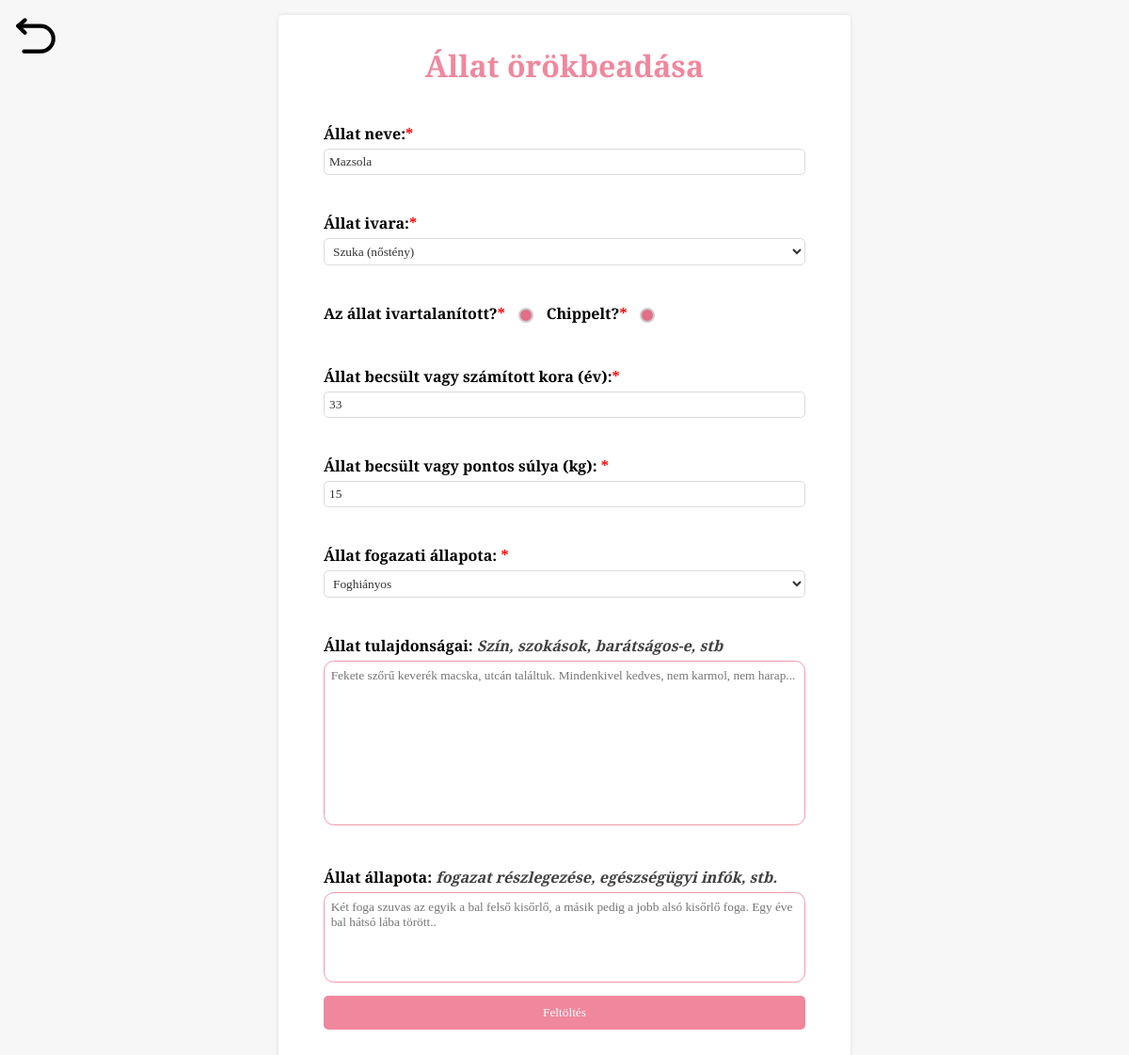
The page /allat_frissitese.php?id=1 (signed in) on the database as committed earlier.
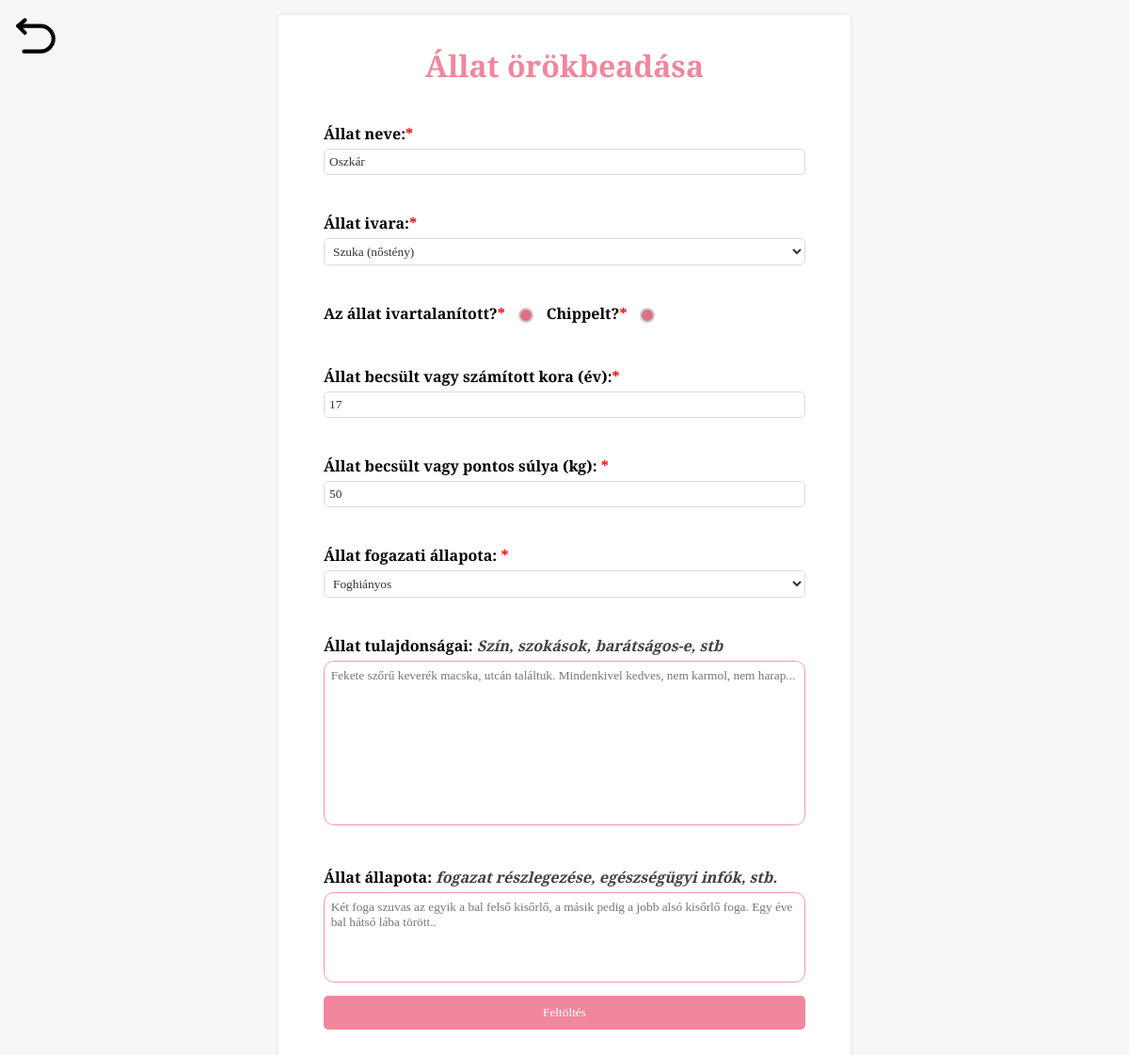
The same page on the database as committed later.
### tables this page shows
CREATE TABLE `allat` (
  `ALLAT_ID` int(11) NOT NULL,
  `NEV` varchar(20) NOT NULL,
  `ADDED_AT` datetime NOT NULL DEFAULT current_timestamp(),
  `IS_QUARANTINED` tinyint(1) NOT NULL DEFAULT 1 COMMENT 'Alaphelyzetben igaz',
  `IS_BEFOGADHATO` tinyint(1) NOT NULL DEFAULT 0 COMMENT 'Alaphelyzetben hamis',
  `IS_IVARTALAN` tinyint(1) NOT NULL DEFAULT 0 COMMENT 'Alaphelyzetben hamis',
  `IS_CHIPPED` tinyint(1) NOT NULL DEFAULT 0,
  `IVAR` varchar(5) NOT NULL COMMENT 'szuka vagy kan',
  `KOR` int(2) NOT NULL,
  `SULY` int(3) NOT NULL,
  `FOG_ALLAPOT` int(11) NOT NULL,
  `FAJ` varchar(255) NOT NULL,
  `TIPUS` varchar(256) NOT NULL,
  `IMG` varchar(256) DEFAULT NULL,
  `ALLAPOT` varchar(2000) DEFAULT 'Az állathoz nem csatoltak az állat állapotáról szöveget.',
  `TULAJDONSAGOK` varchar(2000) DEFAULT 'Az állathoz nem csatoltak az állat tulajdonságairól szöveget.',
  `EMAIL` varchar(256) NOT NULL,
  `TELEFON` varchar(15) NOT NULL,
  `BEFOGADOTT` tinyint(1) NOT NULL DEFAULT 0,
  `USER_ID` int(11) DEFAULT NULL
);

### allat_frissitese.php (the view, shortened to what this page needs)
<!DOCTYPE html>
<html lang="en">
<head>
    <link rel="stylesheet" href="https://code.cdn.mozilla.net/fonts/fira.css">
    <link rel="stylesheet" href="css/universal.css?v=<?php echo time(); ?>">
    <link rel="stylesheet" href="css/forms.css?v=<?php echo time(); ?>">
    <link rel="stylesheet" href="https://cdnjs.cloudflare.com/ajax/libs/intl-tel-input/17.0.8/css/intlTelInput.css"/>
</head>
<body>
    <a href="javascript:history.back()">
        <img style="position:absolute; top:10pt; left:10pt;" width="50" height="50" src="img/return.svg" alt="Vissza" title="Vissza">
    </a>
    <div class="container">
        <?php
        require_once("config.php");
        $url_allat_id = $_GET['id'];
        $allat = $link->query("SELECT * FROM `allat` WHERE `allat_id` = \"$url_allat_id\"");
        $mezo = $allat -> fetch_row();
        $nev = $mezo[1];
        $kor = $mezo[8];
        $suly = $mezo[9];
        $allapot = $mezo[14];
        $tulajdonsagok = $mezo[15];
        ?>
        <form id="feltoltes" method="post" class="form-container" action="" enctype="multipart/form-data">
            <h1>Állat örökbeadása</h1>
            <ul>
            <li> <label for="nev">Állat neve:<span class="star">*</span></label><input value="<?php echo $nev;?>" required type="text" name="nev" placeholder="Buksi"> </li>
            <li> <label for="ivar">Állat ivara:<span class="star">*</span></label><select required type="text" name="ivar">
                <option value="szuka" <?php if ($ivar = "kan") {echo "selected";}?>>Szuka (nőstény)</option>
                </select>
            </li>
            <li>
                <label for="ivartalan">Az állat ivartalanított?<span class="star">*</span></label> <input <?php if ($IS_IVARTALAN = "1") {echo "checked";}?> type="checkbox" name="ivartalan" id="ivartalan">
                <label for="chipped">Chippelt?<span class="star">*</span></label> <input <?php if ($IS_CHIPPED = "1") {echo "checked";}?> type="checkbox" name="chipped" id="chipped">
            </li>
            <li> <label for="kor">Állat becsült vagy számított kora (év):<span class="star">*</span></label><input required min="0" max="99" type="number" name="kor" placeholder="5" value="<?php echo $kor;?>"></li>
            <li> <label for="suly">Állat becsült vagy pontos súlya (kg): <span class="star">*</span></label><input required type="number" min="0" max="999" name="suly" placeholder="15" value="<?php echo $suly;?>"></li>
            <li title="Bővebb információt az állat állapota részben csatolj!">
                <label for="fog_allapot" >Állat fogazati állapota: <span class="star">*</span> </label>
                <select required type="choice" name="fog_allapot">
                    <option value="4" <?php if ($ivfog_allapotar = 4) {echo "selected";}?>>Foghiányos</option>
                </select>
            </li>
            <li>
                <label for="tulajdonsagok">Állat tulajdonságai: <i style="color: #111111CC;">Szín, szokások, barátságos-e, stb</i></label>
                <textarea form="feltoltes" name="tulajdonsagok" id="tulajdonsagok" cols="30" rows="10" maxlength="2000" placeholder="Fekete szőrű keverék macska, utcán találtuk. Mindenkivel kedves, nem karmol, nem harap..." value="<?php echo $tulajdonsagok;?>"></textarea>
            </li>
            <li>
                <label for="allapot">Állat állapota: <i style="color: #111111CC;">fogazat részlegezése, egészségügyi infók, stb.</i></label>
                <textarea form="feltoltes" name="allapot" id="allapot" cols="30" rows="5" maxlength="2000" placeholder="Két foga szuvas az egyik a bal felső kisőrlő, a másik pedig a jobb alsó kisőrlő foga. Egy éve bal hátsó lába törött.." value="<?php echo $allapot;?>"></textarea>
            </li>
            </ul>
            <input type="submit" name="submit" value="Feltöltés">
        </form>
    </div>
</body>
</html>

### css/universal.css (style rules this page uses)
* { margin: 0; padding: 0; box-sizing: border-box; font-family: "Zilla Slab"; transition: all 0.4s ease; }
html, body { margin: 0; overflow: hidden; height: 100%; width: 100%; }
li { list-style-type: none; margin-top: 30pt; }
.star { color: red; }
textarea { resize: none; width: 100%; border: #f098ab 1px solid; border-radius: 8pt; padding: 5pt; }

### css/forms.css (style rules this page uses)
body { overflow-y: scroll; }
.form-container { max-width: 38em; padding: 2em 3em 2em 3em; margin: 1em auto; background-color: #fff; border-radius: 4.2px; box-shadow: 0px 3px 10px -2px rgba(0, 0, 0, 0.2); }
ul { list-style: none; padding: 0; margin: 0; }
li { margin-bottom: 10px; }
label { display: block; margin-bottom: 5px; font-weight: bold; }
input[type=text], input[type=number], select, input[type=email], input[type=password], input[type=tel] { padding: 5px; border-radius: 5px; border: none; width: 100%; box-sizing: border-box; }
input[type=submit] { background-color: #f0879d; color: #fff; padding: 10px 20px; border-radius: 5px; border: none; cursor: pointer; transition: background-color 0.2s ease-in-out; }
.form-container h1 { font-size: 2em; margin-bottom: 20px; color: #f0879d; text-align: center; }
body { background-color: #f7f7f7; }
.form-container { box-shadow: 0px 0px 5px rgba(0, 0, 0, 0.1); }
input[type=text], input[type=number], select, input[type=email], input[type=tel], input[type=checkbox], input[type=password], input[type=radio] { background-color: #fff; border: 1px solid #dcdcdc; color: #333; }
input[type=checkbox]:checked { background-color: #f0879d; }
input[type=checkbox]:checked:before { font-size: 1.2em; display: inline-block; padding-right: 5px; vertical-align: middle; }
input[type=submit] { background-color: #f0879d; width: 100%; }
li label { display: inline-block; margin-right: 10px; }
input[type=radio], input[type=checkbox] { -webkit-appearance: none; -moz-appearance: none; appearance: none; display: inline-block; vertical-align: middle; width: 16px; height: 16px; border-radius: 50%; border: 2px solid #ccc; background-color: #fff; margin-right: 10px; }
input[type=radio]:checked, input[type=checkbox]:checked { background-color: #e16f85; }

Rows that differ between the two databases and show on the page:
changed allat: nev "Mazsola" → "Oszkár"; kor "33" → "17"; suly "15" → "50"; allapot (not shown) → "Két foga szuvas az egyik a bal felső kisőrlő, a másik pedig a jobb alsó kisőrlő foga. Egy éve bal hátsó lába törött.."
